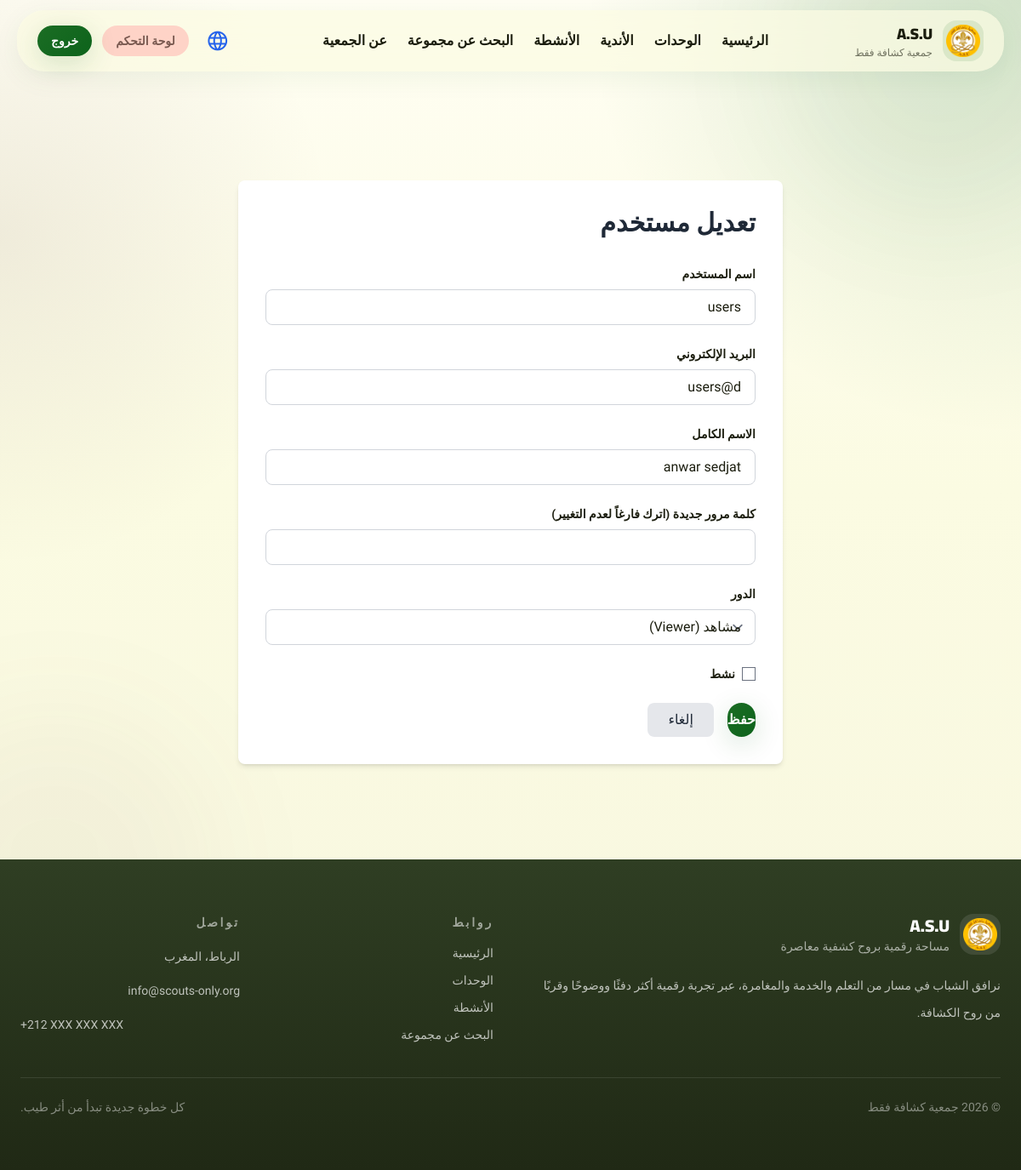
The page /admin/users/3bd3c1ee-9903-4d8c-8ada-e81a35b5ed92/edit (signed in) on the database its author committed.
### models.py (models this page shows, shortened)
class User(UserMixin, db.Model):
    __tablename__ = 'users'
    id = db.Column(db.String(36), primary_key=True, default=lambda: str(uuid.uuid4()))
    username = db.Column(db.String(80), unique=True, nullable=False, index=True)
    email = db.Column(db.String(120), unique=True, nullable=False)
    password_hash = db.Column(db.String(255), nullable=False)
    full_name = db.Column(db.String(120), nullable=False)
    role = db.Column(db.String(20), default='editor')  # admin, editor, viewer
    is_active = db.Column(db.Boolean, default=True)
    created_at = db.Column(db.DateTime, default=datetime.utcnow)
    updated_at = db.Column(db.DateTime, default=datetime.utcnow, onupdate=datetime.utcnow)

### app.py (the view, shortened to what this page needs)
@app.route('/admin/users/<user_id>/edit', methods=['GET', 'POST'])
@login_required
@admin_required
def admin_edit_user(user_id):
    user = User.query.get_or_404(user_id)
    return render_template('admin/user_form.html', user=user)

### app.py (called while the page is built)
def get_locale():
    supported = app.config['BABEL_SUPPORTED_LOCALES']
    lang = request.args.get('lang')
    if lang in supported:
        return lang
    lang = session.get('lang')
    if lang in supported:
        return lang
    return request.accept_languages.best_match(supported) or app.config['BABEL_DEFAULT_LOCALE']

@app.before_request
def persist_requested_locale():
    lang = request.args.get('lang')
    if lang in app.config['BABEL_SUPPORTED_LOCALES']:
        session['lang'] = lang

@app.context_processor
def inject_locale():
    return {
        'get_locale': get_locale,
        'translate_field': get_translated_field,
        'current_lang': get_locale(),
        'supported_langs': app.config['BABEL_SUPPORTED_LOCALES']
    }

@login_manager.user_loader
def load_user(user_id):
    return User.query.get(user_id)

def admin_required(f):
    @wraps(f)
    def decorated_function(*args, **kwargs):
        if not current_user.is_authenticated or current_user.role != 'admin':
            flash('غير مصرح لك بالوصول إلى هذه الصفحة', 'error')
            abort(403)
        return f(*args, **kwargs)
    return decorated_function

### templates/admin/user_form.html (shortened to what this page needs)
{% extends "base.html" %}
{% block content %}
<div class="max-w-2xl mx-auto px-4 py-12">
    <div class="bg-white rounded-lg shadow-md p-8">
        <h1 class="text-3xl font-black text-gray-800 mb-8">{% if user %}تعديل مستخدم{% else %}إضافة مستخدم جديد{% endif
            %}</h1>
        <form method="POST" class="space-y-6">
            <div>
                <label class="block text-sm font-bold mb-2">اسم المستخدم</label>
                <input type="text" name="username" required value="{{ user.username if user else '' }}"
                    class="w-full px-4 py-2 border border-gray-300 rounded-lg">
            </div>
            <div>
                <label class="block text-sm font-bold mb-2">البريد الإلكتروني</label>
                <input type="email" name="email" required value="{{ user.email if user else '' }}"
                    class="w-full px-4 py-2 border border-gray-300 rounded-lg">
            </div>
            <div>
                <label class="block text-sm font-bold mb-2">الاسم الكامل</label>
                <input type="text" name="full_name" value="{{ user.full_name if user else '' }}"
                    class="w-full px-4 py-2 border border-gray-300 rounded-lg">
            </div>
            <div>
                <label class="block text-sm font-bold mb-2">{% if user %}كلمة مرور جديدة (اترك فارغاً لعدم التغيير){%
                    else %}كلمة المرور{% endif %}</label>
                <input type="password" name="password" {% if not user %}required{% endif %}
                    class="w-full px-4 py-2 border border-gray-300 rounded-lg">
            </div>
            <div>
                <label class="block text-sm font-bold mb-2">الدور</label>
                <select name="role" class="w-full px-4 py-2 border border-gray-300 rounded-lg">
                    <option value="viewer" {% if user and user.role=='viewer' %}selected{% endif %}>مشاهد (Viewer)
                    </option>
                </select>
            </div>
            <div>
                <label class="block flex items-center gap-2 mb-2">
                    <input type="checkbox" name="is_active" value="1"  class="w-4 h-4">
                    <span class="text-sm font-bold">نشط</span>
                </label>
            </div>
            <div class="flex gap-4">
                <button type="submit" class="btn-primary">حفظ</button>
                <a href="{{ url_for('admin_users') }}"
                    class="bg-gray-200 text-gray-800 px-6 py-2 rounded-lg hover:bg-gray-300">إلغاء</a>
            </div>
        </form>
    </div>
</div>
{% endblock %}

### static/css/styles.css (style rules this page uses)
body { font-family: 'Cairo', sans-serif; }
.btn-primary { background-color: #ffcc33; color: #2c160e; }

### templates/base.html (style rules this page uses)
:root { --primary: #0d631b; --primary-container: #2e7d32; --secondary: #77574d; --surface: #fbfbe2; --surface-low: #f5f5dc; --surface-high: #f0efd3; --surface-highest: #fffef3; --on-surface: #1b1d0e; --ghost-border: rgba(191, 202, 186, 0.15); --glass: rgba(251, 251, 226, 0.72); --shadow-soft: 0 8px 32px rgba(13, 99, 27, 0.06); }
* { font-family: 'Almarai', 'Cairo', sans-serif; }
html { scroll-behavior: smooth; }
body { background: radial-gradient(circle at top right, rgba(46, 125, 50, 0.16), transparent 28%), radial-gradient(circle at left 20%, rgba(119, 87, 77, 0.10), transparent 24%), linear-gradient(180deg, #fffef3 0%, var(--surface) 42%, #f7f6df 100%); color: var(--on-surface); }
.btn-primary, .btn-secondary { display: inline-flex; align-items: center; justify-content: center; gap: 0.5rem; border-radius: 9999px; font-weight: 800; transition: transform 0.22s ease, opacity 0.22s ease, box-shadow 0.22s ease; }
.btn-primary { background: linear-gradient(135deg, #1b6d24 0%, #0d631b 100%); color: white; box-shadow: 0 8px 32px rgba(13, 99, 27, 0.16); }

### rows shown on the page
User: username "users", email "users@d", full_name "anwar sedjat", role "مشاهد (Viewer)"

### other values the page prints
{{ text.brand_name }} "جمعية كشافة فقط"
{{ text.nav_home }} "الرئيسية"
{{ text.nav_units }} "الوحدات"
{{ text.nav_clubs }} "الأندية"
{{ text.nav_activities }} "الأنشطة"
{{ text.nav_find_group }} "البحث عن مجموعة"
{{ text.nav_about }} "عن الجمعية"
{{ text.dashboard }} "لوحة التحكم"
{{ text.logout }} "خروج"
{{ text.footer_tagline }} "مساحة رقمية بروح كشفية معاصرة"
{{ text.footer_copy }} "نرافق الشباب في مسار من التعلم والخدمة والمغامرة، عبر تجربة رقمية أكثر دفئًا ووضوحًا وقربًا من روح الكشافة."
{{ text.links }} "روابط"
{{ text.contact }} "تواصل"
{{ text.location }} "الرباط، المغرب"
{{ text.copyright }} "جمعية كشافة فقط"
